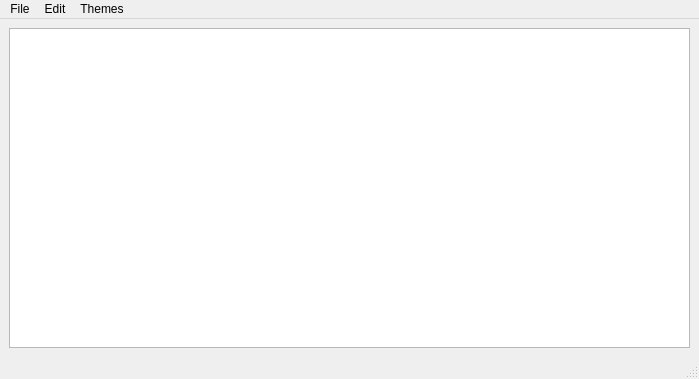
<?xml version="1.0" encoding="UTF-8"?>
<ui version="4.0">
 <author>Agnivo Mallick</author>
 <class>main_win</class>
 <widget class="QMainWindow" name="main_win">
  <property name="geometry">
   <rect>
    <x>0</x>
    <y>0</y>
    <width>699</width>
    <height>379</height>
   </rect>
  </property>
  <property name="windowTitle">
   <string>Untitled</string>
  </property>
  <property name="windowIcon">
   <iconset>
    <normaloff>qtpad_win_icon.png</normaloff>qtpad_win_icon.png</iconset>
  </property>
  <property name="styleSheet">
   <string notr="true"/>
  </property>
  <widget class="QWidget" name="centralwidget">
   <layout class="QGridLayout" name="gridLayout">
    <item row="0" column="0">
     <widget class="QTextEdit" name="textEdit"/>
    </item>
   </layout>
  </widget>
  <widget class="QMenuBar" name="menubar">
   <property name="geometry">
    <rect>
     <x>0</x>
     <y>0</y>
     <width>699</width>
     <height>21</height>
    </rect>
   </property>
   <widget class="QMenu" name="file_menu">
    <property name="title">
     <string>File</string>
    </property>
    <addaction name="newact"/>
    <addaction name="open"/>
    <addaction name="save"/>
    <addaction name="saveas"/>
    <addaction name="exit"/>
   </widget>
   <widget class="QMenu" name="edit_menu">
    <property name="title">
     <string>Edit</string>
    </property>
    <addaction name="undo"/>
    <addaction name="redo"/>
    <addaction name="separator"/>
    <addaction name="copy"/>
    <addaction name="cut"/>
    <addaction name="paste"/>
   </widget>
   <widget class="QMenu" name="theme_menu">
    <property name="title">
     <string>Themes</string>
    </property>
    <addaction name="defaulttheme"/>
    <addaction name="blacktheme"/>
   </widget>
   <addaction name="file_menu"/>
   <addaction name="edit_menu"/>
   <addaction name="theme_menu"/>
  </widget>
  <widget class="QStatusBar" name="statusbar"/>
  <action name="newact">
   <property name="icon">
    <iconset>
     <normaloff>new.png</normaloff>new.png</iconset>
   </property>
   <property name="text">
    <string>New</string>
   </property>
   <property name="statusTip">
    <string>Create a new file</string>
   </property>
   <property name="shortcut">
    <string>Ctrl+N</string>
   </property>
  </action>
  <action name="open">
   <property name="icon">
    <iconset>
     <normaloff>open.jpeg</normaloff>open.jpeg</iconset>
   </property>
   <property name="text">
    <string>Open</string>
   </property>
   <property name="statusTip">
    <string>Open a file</string>
   </property>
   <property name="shortcut">
    <string>Ctrl+O</string>
   </property>
  </action>
  <action name="save">
   <property name="icon">
    <iconset>
     <normaloff>save.png</normaloff>save.png</iconset>
   </property>
   <property name="text">
    <string>Save</string>
   </property>
   <property name="statusTip">
    <string>Save a file</string>
   </property>
   <property name="shortcut">
    <string>Ctrl+S</string>
   </property>
  </action>
  <action name="saveas">
   <property name="icon">
    <iconset>
     <normaloff>saveas.png</normaloff>saveas.png</iconset>
   </property>
   <property name="text">
    <string>Save as</string>
   </property>
   <property name="statusTip">
    <string>Save file using a new filename</string>
   </property>
   <property name="shortcut">
    <string>Ctrl+F12</string>
   </property>
  </action>
  <action name="exit">
   <property name="icon">
    <iconset>
     <normaloff>exit.jpeg</normaloff>exit.jpeg</iconset>
   </property>
   <property name="text">
    <string>Exit</string>
   </property>
   <property name="shortcut">
    <string>Ctrl+Q</string>
   </property>
  </action>
  <action name="undo">
   <property name="icon">
    <iconset>
     <normaloff>undo.jpg</normaloff>undo.jpg</iconset>
   </property>
   <property name="text">
    <string>Undo</string>
   </property>
   <property name="statusTip">
    <string>Undo action</string>
   </property>
   <property name="shortcut">
    <string>Ctrl+Z</string>
   </property>
  </action>
  <action name="redo">
   <property name="icon">
    <iconset>
     <normaloff>redo.jpeg</normaloff>redo.jpeg</iconset>
   </property>
   <property name="text">
    <string>Redo</string>
   </property>
   <property name="statusTip">
    <string>Reverse the Undo action</string>
   </property>
   <property name="shortcut">
    <string>Ctrl+Y</string>
   </property>
  </action>
  <action name="copy">
   <property name="icon">
    <iconset>
     <normaloff>copy.png</normaloff>copy.png</iconset>
   </property>
   <property name="text">
    <string>Copy</string>
   </property>
   <property name="statusTip">
    <string>Copy text</string>
   </property>
   <property name="shortcut">
    <string>Ctrl+C</string>
   </property>
  </action>
  <action name="cut">
   <property name="icon">
    <iconset>
     <normaloff>cut.png</normaloff>cut.png</iconset>
   </property>
   <property name="text">
    <string>Cut</string>
   </property>
   <property name="statusTip">
    <string>Cut text</string>
   </property>
   <property name="shortcut">
    <string>Ctrl+X</string>
   </property>
  </action>
  <action name="paste">
   <property name="icon">
    <iconset>
     <normaloff>paste.jpeg</normaloff>paste.jpeg</iconset>
   </property>
   <property name="text">
    <string>Paste</string>
   </property>
   <property name="statusTip">
    <string>Paste text</string>
   </property>
   <property name="shortcut">
    <string>Ctrl+V</string>
   </property>
  </action>
  <action name="defaulttheme">
   <property name="text">
    <string>Default</string>
   </property>
   <property name="statusTip">
    <string>Apply default theme</string>
   </property>
  </action>
  <action name="blacktheme">
   <property name="text">
    <string>Black</string>
   </property>
   <property name="statusTip">
    <string>Apply black theme</string>
   </property>
  </action>
 </widget>
 <resources/>
 <connections/>
</ui>
